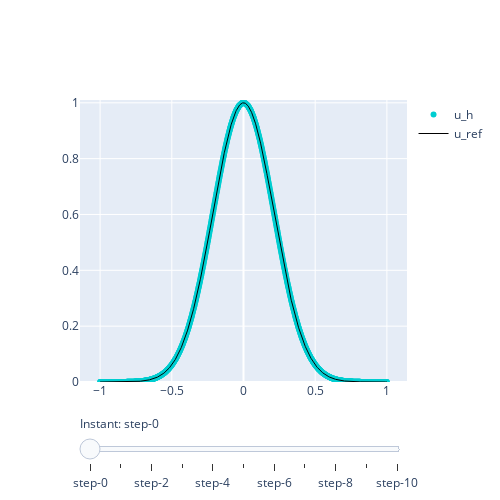

The cell this chart's notebook holds for it:
### Markdown cell above
### Validation

### Code cell
# Setup (problem):
u0 = lambda x: (1-x**2)*np.exp(-10*x**2) # initial condition

# Setup (discretization):
m = 100
h = 2/(m + 1)
k = h**2/6
T = 1000*k
xx = np.linspace(-1, 1, m + 2) # computation grid
xeval = np.linspace(-1, 1, 1000) # evaluation grid

# Solve the heat equation:
all_t, all_U = heat_AB1(k, h, T, m, u0)

# Evaluate the FEM approximation over the evaluation grid:
start = time.time()
def eval_fem(all_U: list, xeval: np.ndarray)-> list:
    n = all_U[0].shape[0]
    J=np.arange(1, n + 1)
    all_Ueval = []
    for U in all_U:
        I, S = np.meshgrid(J, xeval)
        Ueval = Phi(I, S) @ U
        all_Ueval.append(Ueval)    
    return all_Ueval
all_Ueval = eval_fem(all_U, xeval)
end = time.time()
print(f'Time   (eval): {end-start:.5f}s')

# Compute reference solution:
start = time.time() 
all_Uex = [heat_eq_exact(xeval, t, u0) for t in all_t]
end = time.time()
print(f'Time    (ref): {end-start:.5f}s')

# Plot the fem approximate solution with the reference solution:
plot_series(xeval, all_t, all_Ueval, "u_h", all_Uex, "u_ref", "Heat equation (forward Euler)")

### Figure 1 — Plotly figure (JSON) as saved in the notebook; plotly's stock layout.template omitted (floating-point values rounded to 4 significant figures; data arrays with more than 128 entries replaced by an {"elided": "..."} marker saying what was removed)
{"data": [{"line": {"color": "#00CED1", "width": 6}, "mode": "markers", "name": "u_h", "type": "scatter", "visible": true, "x": {"elided": "1000 float values"}, "y": {"elided": "1000 float values"}}, {"line": {"color": "#00CED1", "width": 6}, "mode": "markers", "name": "u_h", "type": "scatter", "visible": false, "x": {"elided": "1000 float values"}, "y": {"elided": "1000 float values"}}, {"line": {"color": "#00CED1", "width": 6}, "mode": "markers", "name": "u_h", "type": "scatter", "visible": false, "x": {"elided": "1000 float values"}, "y": {"elided": "1000 float values"}}, {"line": {"color": "#00CED1", "width": 6}, "mode": "markers", "name": "u_h", "type": "scatter", "visible": false, "x": {"elided": "1000 float values"}, "y": {"elided": "1000 float values"}}, {"line": {"color": "#00CED1", "width": 6}, "mode": "markers", "name": "u_h", "type": "scatter", "visible": false, "x": {"elided": "1000 float values"}, "y": {"elided": "1000 float values"}}, {"line": {"color": "#00CED1", "width": 6}, "mode": "markers", "name": "u_h", "type": "scatter", "visible": false, "x": {"elided": "1000 float values"}, "y": {"elided": "1000 float values"}}, {"line": {"color": "#00CED1", "width": 6}, "mode": "markers", "name": "u_h", "type": "scatter", "visible": false, "x": {"elided": "1000 float values"}, "y": {"elided": "1000 float values"}}, {"line": {"color": "#00CED1", "width": 6}, "mode": "markers", "name": "u_h", "type": "scatter", "visible": false, "x": {"elided": "1000 float values"}, "y": {"elided": "1000 float values"}}, {"line": {"color": "#00CED1", "width": 6}, "mode": "markers", "name": "u_h", "type": "scatter", "visible": false, "x": {"elided": "1000 float values"}, "y": {"elided": "1000 float values"}}, {"line": {"color": "#00CED1", "width": 6}, "mode": "markers", "name": "u_h", "type": "scatter", "visible": false, "x": {"elided": "1000 float values"}, "y": {"elided": "1000 float values"}}, {"line": {"color": "#00CED1", "width": 6}, "mode": "markers", "name": "u_h", "type": "scatter", "visible": false, "x": {"elided": "1000 float values"}, "y": {"elided": "1000 float values"}}, {"line": {"color": "black", "width": 1}, "name": "u_ref", "type": "scatter", "visible": true, "x": {"elided": "1000 float values"}, "y": {"elided": "1000 float values"}}, {"line": {"color": "black", "width": 1}, "name": "u_ref", "type": "scatter", "visible": false, "x": {"elided": "1000 float values"}, "y": {"elided": "1000 float values"}}, {"line": {"color": "black", "width": 1}, "name": "u_ref", "type": "scatter", "visible": false, "x": {"elided": "1000 float values"}, "y": {"elided": "1000 float values"}}, {"line": {"color": "black", "width": 1}, "name": "u_ref", "type": "scatter", "visible": false, "x": {"elided": "1000 float values"}, "y": {"elided": "1000 float values"}}, {"line": {"color": "black", "width": 1}, "name": "u_ref", "type": "scatter", "visible": false, "x": {"elided": "1000 float values"}, "y": {"elided": "1000 float values"}}, {"line": {"color": "black", "width": 1}, "name": "u_ref", "type": "scatter", "visible": false, "x": {"elided": "1000 float values"}, "y": {"elided": "1000 float values"}}, {"line": {"color": "black", "width": 1}, "name": "u_ref", "type": "scatter", "visible": false, "x": {"elided": "1000 float values"}, "y": {"elided": "1000 float values"}}, {"line": {"color": "black", "width": 1}, "name": "u_ref", "type": "scatter", "visible": false, "x": {"elided": "1000 float values"}, "y": {"elided": "1000 float values"}}, {"line": {"color": "black", "width": 1}, "name": "u_ref", "type": "scatter", "visible": false, "x": {"elided": "1000 float values"}, "y": {"elided": "1000 float values"}}, {"line": {"color": "black", "width": 1}, "name": "u_ref", "type": "scatter", "visible": false, "x": {"elided": "1000 float values"}, "y": {"elided": "1000 float values"}}, {"line": {"color": "black", "width": 1}, "name": "u_ref", "type": "scatter", "visible": false, "x": {"elided": "1000 float values"}, "y": {"elided": "1000 float values"}}], "layout": {"autosize": false, "height": 500, "sliders": [{"active": 0, "currentvalue": {"prefix": "Instant: "}, "pad": {"t": 30}, "steps": [{"args": [{"visible": [true, false, false, false, false, false, false, false, false, false, false, true, false, false, false, false, false, false, false, false, false, false]}, {"title": "Heat equation (forward Euler) t=0"}], "method": "update"}, {"args": [{"visible": [false, true, false, false, false, false, false, false, false, false, false, false, true, false, false, false, false, false, false, false, false, false]}, {"title": "Heat equation (forward Euler) t=0.006535306996046147"}], "method": "update"}, {"args": [{"visible": [false, false, true, false, false, false, false, false, false, false, false, false, false, true, false, false, false, false, false, false, false, false]}, {"title": "Heat equation (forward Euler) t=0.013070613992092313"}], "method": "update"}, {"args": [{"visible": [false, false, false, true, false, false, false, false, false, false, false, false, false, false, true, false, false, false, false, false, false, false]}, {"title": "Heat equation (forward Euler) t=0.01960592098813848"}], "method": "update"}, {"args": [{"visible": [false, false, false, false, true, false, false, false, false, false, false, false, false, false, false, true, false, false, false, false, false, false]}, {"title": "Heat equation (forward Euler) t=0.026141227984184646"}], "method": "update"}, {"args": [{"visible": [false, false, false, false, false, true, false, false, false, false, false, false, false, false, false, false, true, false, false, false, false, false]}, {"title": "Heat equation (forward Euler) t=0.03267653498023074"}], "method": "update"}, {"args": [{"visible": [false, false, false, false, false, false, true, false, false, false, false, false, false, false, false, false, false, true, false, false, false, false]}, {"title": "Heat equation (forward Euler) t=0.03921184197627656"}], "method": "update"}, {"args": [{"visible": [false, false, false, false, false, false, false, true, false, false, false, false, false, false, false, false, false, false, true, false, false, false]}, {"title": "Heat equation (forward Euler) t=0.04574714897232238"}], "method": "update"}, {"args": [{"visible": [false, false, false, false, false, false, false, false, true, false, false, false, false, false, false, false, false, false, false, true, false, false]}, {"title": "Heat equation (forward Euler) t=0.0522824559683682"}], "method": "update"}, {"args": [{"visible": [false, false, false, false, false, false, false, false, false, true, false, false, false, false, false, false, false, false, false, false, true, false]}, {"title": "Heat equation (forward Euler) t=0.058817762964414017"}], "method": "update"}, {"args": [{"visible": [false, false, false, false, false, false, false, false, false, false, true, false, false, false, false, false, false, false, false, false, false, true]}, {"title": "Heat equation (forward Euler) t=0.06535306996045984"}], "method": "update"}]}], "width": 500, "yaxis": {"range": [-2.053e-18, 1.01]}}}
